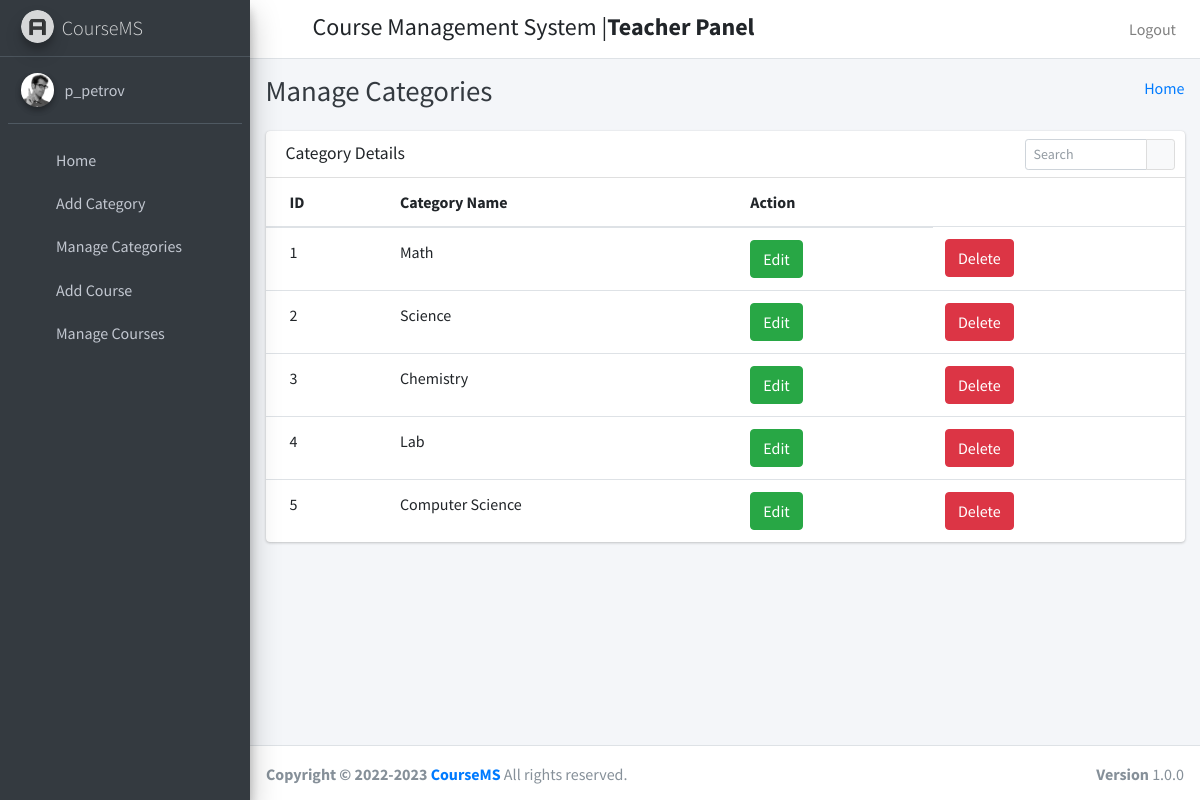
/teacher_manage_categories (signed in), run on the app's committed database.
### course/models.py (models this page shows, shortened)
class User(AbstractUser):
    USER_TYPE_SELECTION = (
        (1, "HOD"),
        (2, "Teacher"),
        (3, "Student")
    )
    user_type = models.CharField(max_length=1, choices=USER_TYPE_SELECTION, default=1)

class Category(models.Model):
    id = models.AutoField(primary_key=True)
    category_name = models.CharField(max_length=25, unique=True)

### course/TeacherViews.py (the view)
# urls.py: path('manage_categories', HodViews.manage_categories, name="manage_categories"),
def manage_categories(request):
    category=Category.objects.all()
    return render(request,"teacher_templates/manage_categories_template.html",{"category":category})

### course/templates/teacher_templates/manage_categories_template.html
{% extends 'teacher_templates/base_template.html' %}
{% block page_title %}
Manage Categories
{% endblock page_title %}
{% block main_content %}
    <section class="content">
      <div class="container-fluid">
           <div class="row">
          <div class="col-12">
            <div class="card">
              <div class="card-header">
                <h3 class="card-title">Category Details</h3>
                <div class="card-tools">
                  <div class="input-group input-group-sm" style="width: 150px;">
                    <input type="text" name="table_search" class="form-control float-right" placeholder="Search">
                    <div class="input-group-append">
                      <button type="submit" class="btn btn-default"><i class="fas fa-search"></i></button>
                    </div>
                  </div>
                </div>
              </div>
              <div class="card-body table-responsive p-0">
                <table class="table table-hover text-nowrap">
                  <thead>
                    <tr>
                      <th>ID</th>
                      <th>Category Name</th>
                      <th>Action</th>
                    </tr>
                  </thead>
                  <tbody>
                  {% for category in category %}
                    <tr>
                      <td>{{ category.id }}</td>
                      <td>{{ category.category_name }}</td>
                      <td><a href="/teacher_edit_category/{{ category.id }}" class="btn btn-success">Edit</a></td>
                      <td><a href="/teacher_delete_category/{{ category.id }}" class="btn btn-danger">Delete</a></td>
                    </tr>
                  {% endfor %}
                  </tbody>
                </table>
              </div>
            </div>
          </div>
        </div>
      </div>
    </section>
{% endblock main_content %}

### course/templates/teacher_templates/sidebar_template.html
{% load static %}
  <aside class="main-sidebar sidebar-dark-primary elevation-4">
    <a href="" class="brand-link">
      <img src="{% static "dist/img/AdminLTELogo.png" %}" alt="AdminLTE Logo" class="brand-image img-circle elevation-3"
           style="opacity: .8">
      <span class="brand-text font-weight-light">CourseMS</span>
    </a>
    <div class="sidebar">
      <div class="user-panel mt-3 pb-3 mb-3 d-flex">
        <div class="image">
          <img src="{% static "dist/img/user2-160x160.jpg" %}" class="img-circle elevation-2" alt="User Image">
        </div>
        <div class="info">
          <a href="#" class="d-block">{{ user.username }}</a>
        </div>
      </div>
      <nav class="mt-2">
        <ul class="nav nav-pills nav-sidebar flex-column" data-widget="treeview" role="menu" data-accordion="false">
          <li class="nav-item">
            {% url 'teacher_home' as teacher_home %}
            <a href="{{ teacher_home }}" class="nav-link {% if request.path == teacher_home %} active {% endif %}">
              <i class="nav-icon fas fa-th"></i>
              <p>
                Home
              </p>
            </a>
          </li>
          <li class="nav-item">
            <a href="/teacher_add_category" class="nav-link">
              <i class="nav-icon fas fa-th"></i>
              <p>
                Add Category
              </p>
            </a>
          </li>
          <li class="nav-item">
            <a href="/teacher_manage_categories" class="nav-link">
              <i class="nav-icon fas fa-th"></i>
              <p>
                Manage Categories
              </p>
            </a>
          </li>
          <li class="nav-item">
            <a href="/teacher_add_course" class="nav-link">
              <i class="nav-icon fas fa-th"></i>
              <p>
                Add Course
              </p>
            </a>
          </li>
          <li class="nav-item">
            <a href="/teacher_manage_courses" class="nav-link">
              <i class="nav-icon fas fa-th"></i>
              <p>
                Manage Courses
              </p>
            </a>
          </li>
        </ul>
      </nav>
    </div>
  </aside>

### data on the page
User: username "p_petrov"
Category: id "1", category_name "Math"
Category: id "2", category_name "Science"
Category: id "3", category_name "Chemistry"
Category: id "4", category_name "Lab"
Category: id "5", category_name "Computer Science"
